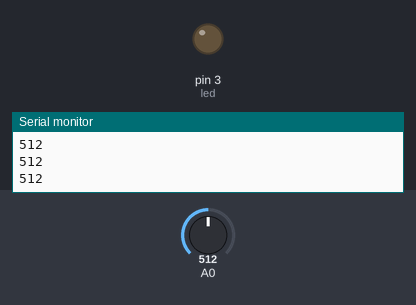
Recording of a sketch running on a simulated Arduino Uno, built with avr-gcc and run on an emulated ATmega328P. Shown: output pins drawn as LEDs (lit = HIGH), the last lines printed to the serial monitor. The test bench sets the inputs (shaded band); at power-on: A0 = 512.

Above: at 1.2 s.
1.3 s: A0 set to 214
2.8 s: A0 set to 184
At 4.0 s:
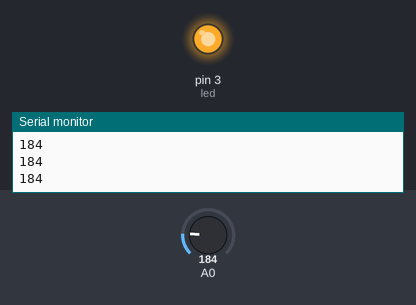
4.3 s: A0 set to 210
At 5.5 s:
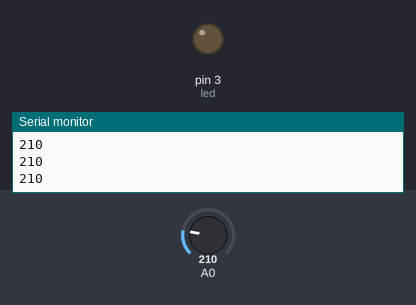
5.8 s: A0 set to 190
At 7.1 s:
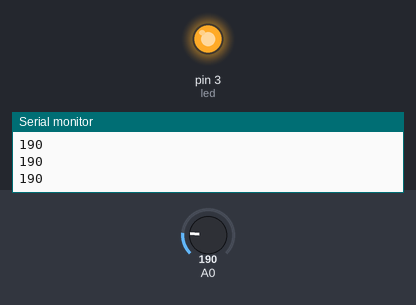
Timing chart, 0 to 8.3 s (numbered marks = the images above; inputs shaded):
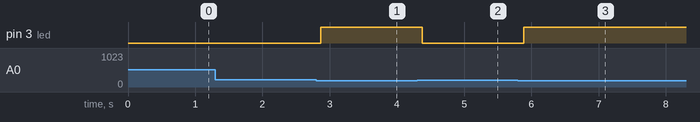

Measured:
- the behaviour switches between 200 and 199 on A0 (found by bisection; images 0 and 1)
- after the input at 2.8 s, pin 3 (led): LOW → HIGH after 0.07 s
- after the input at 4.3 s, pin 3 (led): HIGH → LOW after 0.08 s
- after the input at 5.8 s, pin 3 (led): LOW → HIGH after 0.08 s

The sketch:

isiksensoruileledyakma.ino
```cpp
#define led 3

void setup() {

    pinMode(led,OUTPUT);
    Serial.begin(9600);
}


void loop() {

     int isik = analogRead(A0);
     Serial.println(isik);
     delay(50);

     if(isik<200)
        digitalWrite(led,HIGH);
     else
        digitalWrite(led,LOW);


}
```
